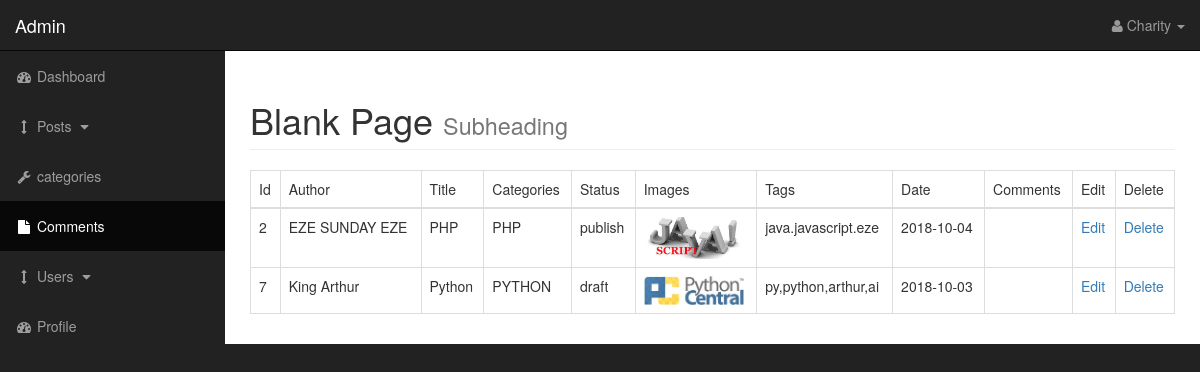
The app's page /Admin/posts.php (signed in) with its own data.
### tables this page shows
CREATE TABLE `posts` (
  `post_id` int(3) NOT NULL,
  `post_category_id` int(3) NOT NULL,
  `post_title` varchar(250) NOT NULL,
  `post_author` varchar(250) NOT NULL,
  `post_date` date NOT NULL,
  `post_image` text NOT NULL,
  `post_content` text NOT NULL,
  `post_status` varchar(250) NOT NULL DEFAULT 'draft',
  `post_tags` varchar(250) NOT NULL,
  `post_comment_count` varchar(250) NOT NULL
);

CREATE TABLE `categories` (
  `cat_id` int(11) NOT NULL,
  `cat_title` varchar(250) NOT NULL
);

### Admin/includes/view_all_posts.php (the view, shortened to what this page needs)
<table class="table table-bordered table-hover">
    <thead>
        <tr>
            <td>Id</td>
            <td>Author</td>
            <td>Title</td>
            <td>Categories</td>
            <td>Status</td>
            <td>Images</td>
            <td>Tags</td>
            <td>Date</td>
            <td>Comments</td>
            <td>Edit</td>
            <td>Delete</td>
        </tr>
    </thead>
    <tbody>
        <?php
            $posts_query = "SELECT * FROM posts";
            $posts_result = mysqli_query($con,$posts_query);
            while ($row = mysqli_fetch_assoc($posts_result)) {
                $post_id = $row['post_id'];
                $post_author = $row['post_author'];
                $post_title = $row['post_title'];
                $post_category_id = $row['post_category_id'];
                $post_status = $row['post_status'];
                $post_image = $row['post_image'];
                $post_tags = $row['post_tags'];
                $post_date = $row['post_date'];
                $post_comment_count = $row['post_comment_count'];
                echo "<tr>";
                echo "<td>{$post_id}</td>";
                echo "<td>{$post_author}</td>";
                echo "<td>{$post_title}</td>";
         $cat_query = "SELECT * FROM categories WHERE cat_id = $post_category_id";
            $cat_result = mysqli_query($con,$cat_query);
            while ($row = mysqli_fetch_assoc($cat_result)) {
                $cat_title = $row['cat_title'];
                echo "<td>{$cat_title}</td>";
            }
                echo "<td>{$post_status}</td>";
               echo "<td><img width='100' src='../images/$post_image' alt='image'</td>";
                echo "<td>{$post_tags}</td>";
                echo "<td>{$post_date}</td>";
                echo "<td>{$post_comment_count}</td>";
                echo "<td><a href='./posts.php?source=edit_post&edit_post_id={$post_id}'>Edit</a></td>";
                echo "<td><a href='./posts.php?delete={$post_id}'>Delete</a></td>";
                echo "<tr>";
            }
         ?>
    </tbody>
</table>

### Admin/css/sb-admin.css (style rules this page uses)
body { margin-top: 100px; background-color: #222; }
@media (min-width:768px) { body { margin-top: 50px; } }

### records on screen
posts: post_id "2", post_author "EZE SUNDAY EZE", post_title "PHP", post_status "publish", post_image (picture), post_tags "java.javascript.eze", post_date "2018-10-04"
categories: cat_title "PHP"
posts: post_id "7", post_author "King Arthur", post_title "Python", post_status "draft", post_image (picture), post_tags "py,python,arthur,ai", post_date "2018-10-03"
categories: cat_title "PYTHON"

### other values on screen
$_SESSION['user_firstname'] "Charity"
